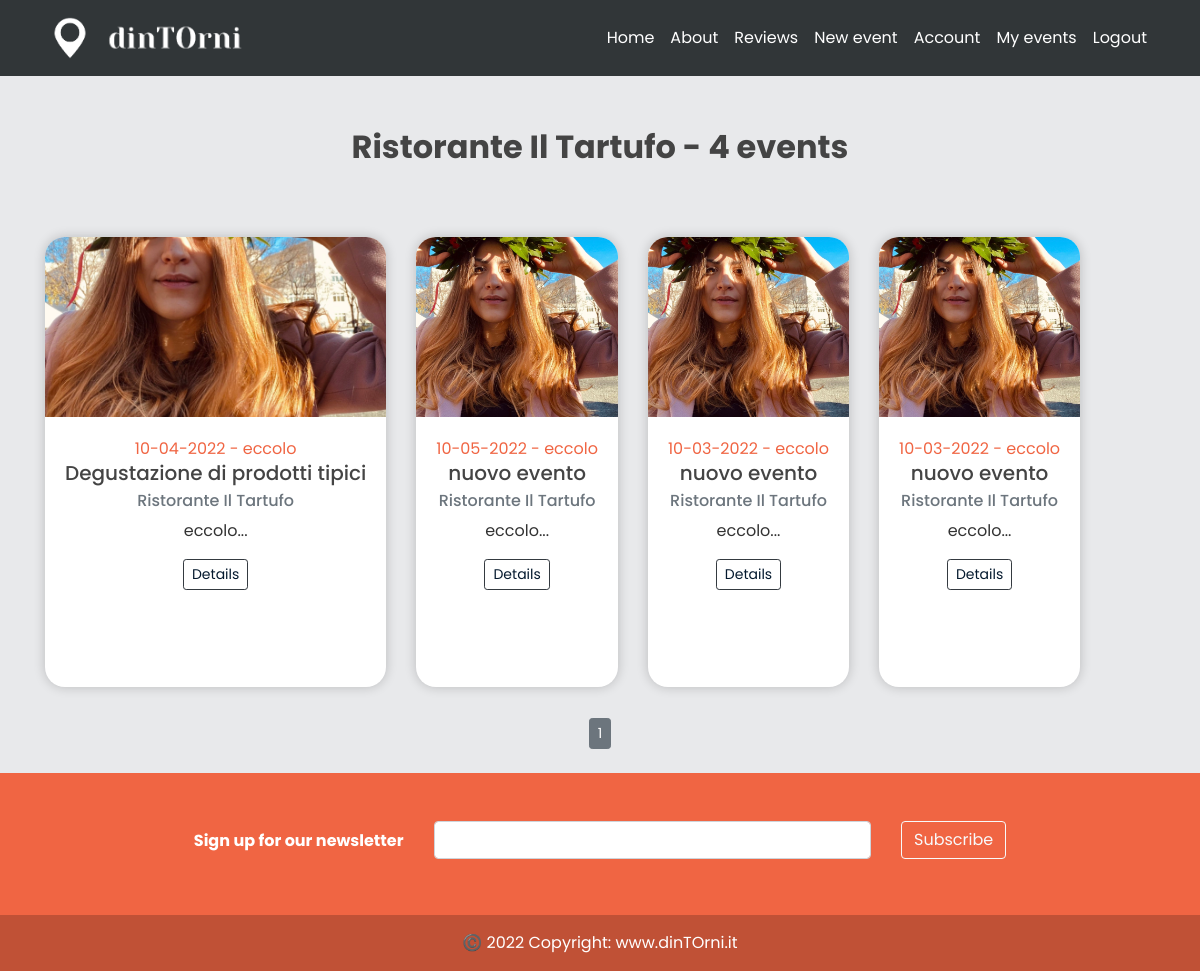
The page /eventscreated (signed in) on the database as committed earlier.
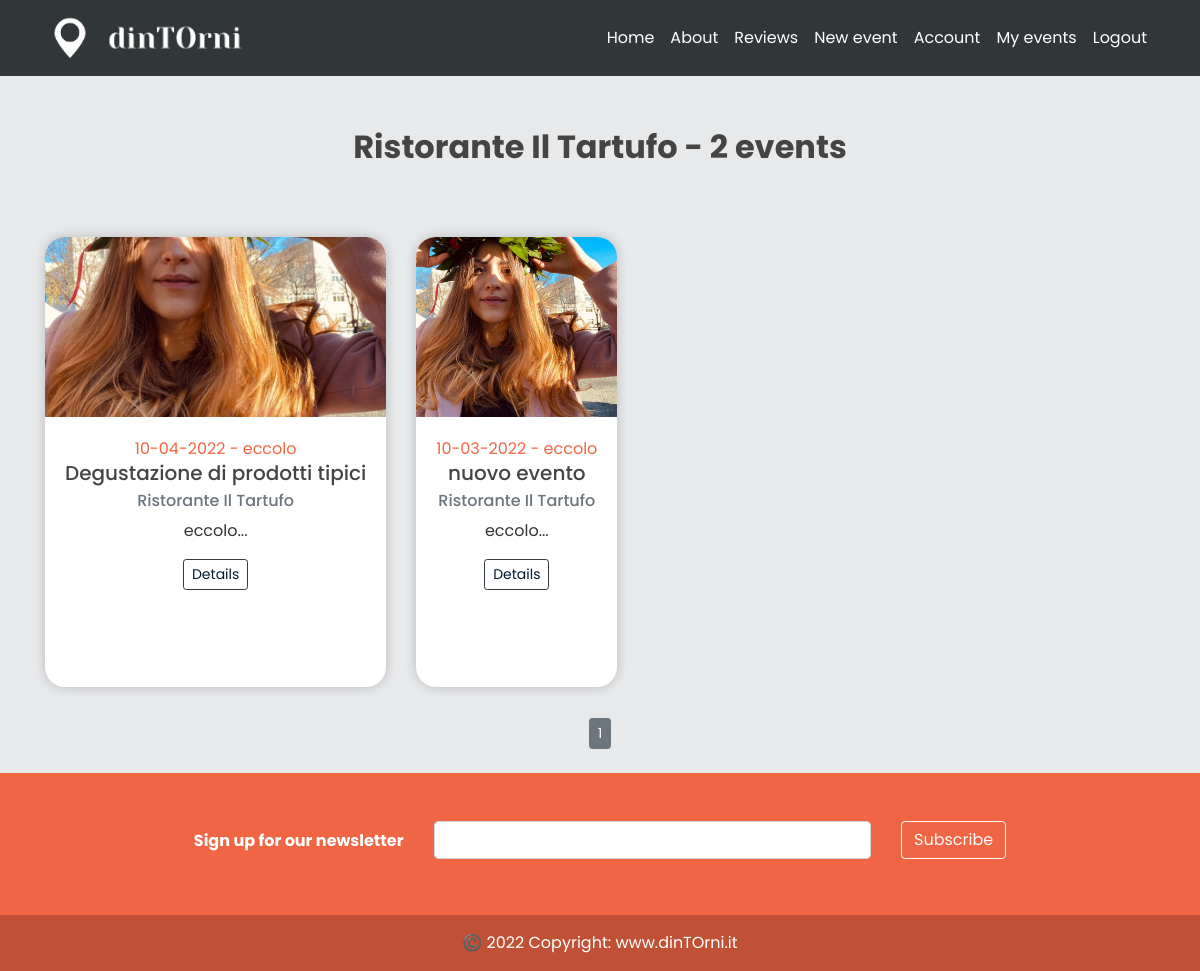
The same page on the database as committed later.
### models.py (models this page shows, shortened)
class Event(db.Model):
    id = db.Column(db.Integer, primary_key=True)
    title = db.Column(db.String(100), nullable=False)
    date_event = db.Column(db.Date, nullable=False)
    location = db.Column(db.Text, default='eccolo', nullable=False)
    price = db.Column(db.Float, default=1, nullable = True)
    equipment = db.Column(db.Text, default='eccolo', nullable=True)
    min_users = db.Column(db.Integer, default=2, nullable=True)
    date_posted = db.Column(db.DateTime,
                            default=datetime.utcnow())  # default è listante corrente in cui posto
    content = db.Column(db.Text, default='eccolo', nullable=False)
    weaknesses = db.Column(db.Text, default='eccolo', nullable=True)
    image_event1 = db.Column(db.String(20), nullable=False, default='default.jpg')
    image_event2 = db.Column(db.String(20), nullable=False, default='default.jpg')
    image_event3 = db.Column(db.String(20), nullable=False, default='default.jpg')
    business_id = db.Column(db.Integer, db.ForeignKey('business.id'))  # db integer, è una chiave devo specificare la relazi

class User(db.Model, UserMixin):
    _tablename__ = 'user'
    id = db.Column(db.Integer, primary_key=True)
    email = db.Column(db.String(120), unique=True, nullable=False)
    image_file = db.Column(db.String(20), nullable=False, default='default.jpg')
    password = db.Column(db.String(60), nullable=False)
    telephone = db.Column(db.Integer(), nullable=False)
    type= db.Column(db.String(20))
    __mapper_args__={
        'polymorphic_identity': 'user',
        'polymorphic_on': type
    }

class Business(User, db.Model):
    _tablename__ = 'business'
    id = db.Column(db.Integer, db.ForeignKey('user.id'), primary_key=True)
    name = db.Column(db.String(20), unique=True, nullable=False)
    vat_number = db.Column(db.Integer())#rimettere i nullable
    city = db.Column(db.String(20))
    address = db.Column(db.String(30))
    events = db.relationship('Event', backref='creator', lazy=True)
    link_facebook = db.Column(db.String())
    link_instagram = db.Column(db.String())
    link_twitter = db.Column(db.String())
    link_website = db.Column(db.String())
    __mapper_args__ = {
        'polymorphic_identity': 'business',
    }

### app/users/routes.py (the view)
@users.route("/eventscreated")
@login_required
def events_created():
    page = request.args.get('page', 1, type=int)
    business = Business.query.filter_by(name=current_user.name).first_or_404()
    events = Event.query.filter_by(creator=business).order_by(Event.date_posted.desc()).paginate(page=page, per_page=9)
    return render_template('events_created.html', events=events, business=business)

### models.py (called while the page is built)
@login_manager.user_loader
def load_user(email):
    user = User.query.get(email)
    return user

### app/templates/events_created.html
{% extends "layout.html" %}
{% block content %}
    <div class="container">
    <div class="row text-center justify-content-center mb-5">
        <div class="col pt-5">
            <h2 class="font-weight-bold">{{ current_user.name }} - {{ events.total }} events</h2>
        </div>
    </div>
    </div>
    <section>
        <div class="card-group">
            <div class="row justify-content-around">
            {% for event in events.items %}
                <div class="card" id="card_home" style="margin: 15px;">
                    <img class="card-img-top" style="width: 100%; height: 15vw; object-fit: cover;" src="{{ url_for('static', filename='events_pics/' + event.image_event1) }}">
                    <div class="card-body align-center">
                        <p class="card-text text-center mb-0" style="color: #F06543">{{ event.date_event.strftime('%d-%m-%Y') }} - {{ event.location }}</p>
                        <h5 class="card-title text-center mt-0">{{ event.title }}</h5>
                        <h6 class="card-subtitle mb-2 text-muted text-center" href="{{ url_for('users.user_events', name=event.creator.name) }}">{{ event.creator.name }}</h6>
                        <p class="card-text text-center mb-3">{{ event.content[:35] + "..." }}</p>
                        <div class="col text-center mb-0 mt-3">
                              <a href="{{ url_for('events.update_event', event_id=event.id) }}" class="btn btn-outline-dark btn-sm mb-0" style="color: #04192E">Details</a>
                        </div>
                    </div>
                </div>
                {% endfor %}
            </div>
        </div>
    </section>
    <div class="container fill d-flex justify-content-center mt-3">
    {% for page_num in events.iter_pages(left_edge=1, right_edge=1, left_current=1, right_current=2) %}
      {% if page_num %}
        {% if events.page == page_num %}
          <a class="btn btn-secondary btn-sm mb-4 text-white">{{ page_num }}</a>
        {% else %}
          <a class="btn btn-secondary btn-sm mb-4 text-white" >{{ page_num }}</a>
        {% endif %}
      {% else %}
        ...
      {% endif %}
    {% endfor %}
    </div>
{% endblock content %}

Rows that differ between the two databases and show on the page:
removed Event: image_event1 (placeholder picture), date_event "10-05-2022", location "eccolo", title "nuovo evento", creator.name "Ristorante Il Tartufo", content "eccolo..."
removed Event: image_event1 (placeholder picture), date_event "10-03-2022", location "eccolo", title "nuovo evento", creator.name "Ristorante Il Tartufo", content "eccolo..."
Other text that changed with them:
{{ events.total }}: "4" → "2"
